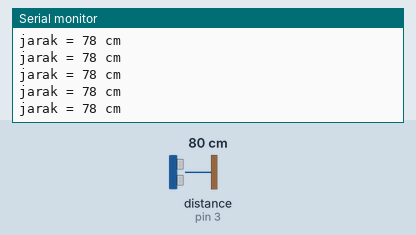
The sketch below on a simulated Arduino Uno, built with avr-gcc and run on an emulated ATmega328P. Shown: the last lines printed to the serial monitor. Wiring (inferred from the names in the program): ultrasonic range finder: trigger pin 4; echo pin 3. The test bench sets the inputs (shaded band); at power-on: distance to the obstacle (sensor on pin 3) 80 cm. The echo pulse lasts 58.3 µs per cm.

Above: at 1.2 s.
1.3 s: distance to the obstacle (sensor on pin 3) set to 299 cm
At 1.62 s:
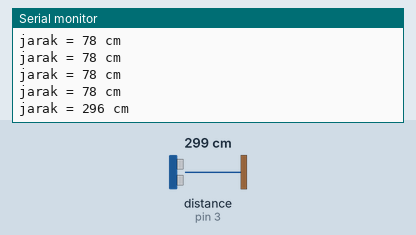
4.3 s: distance to the obstacle (sensor on pin 3) set to 2 cm
At 4.45 s:
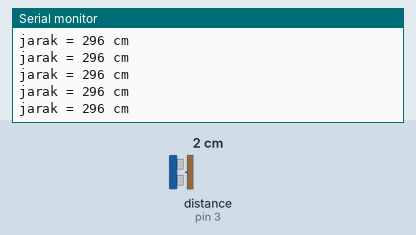
Timing chart, 0 to 7.3 s (numbered marks = the images above; inputs shaded):
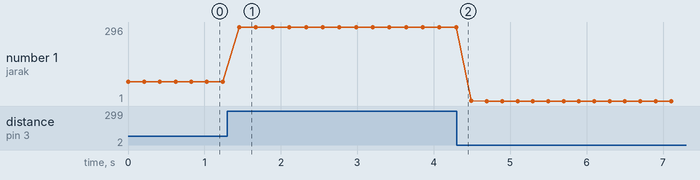

Measured:
- after the input at 1.3 s, the serial monitor: prints a new line after 0.16 s (image 1)
- plotted number 1: 78 → 296 after the input at 1.3 s, 296 → 1 after the input at 4.3 s

The sketch:

test.ino
```cpp
const int trig = 4;
const int echo = 3;

long durasi;
int jarak;

void setup () {
  Serial.begin(9600);
  pinMode(trig, OUTPUT);
  pinMode(echo, INPUT);
}

void loop() {
  digitalWrite(trig, LOW);
  delayMicroseconds(2);

  digitalWrite(trig, HIGH);
  delayMicroseconds(10);
  digitalWrite(trig, LOW);

  durasi = pulseIn(echo, HIGH);
  jarak = durasi * 0.034 / 2;
  Serial.print("jarak = ");
  Serial.print(jarak);
  Serial.println(" cm ");
  delay(200);
}
```
